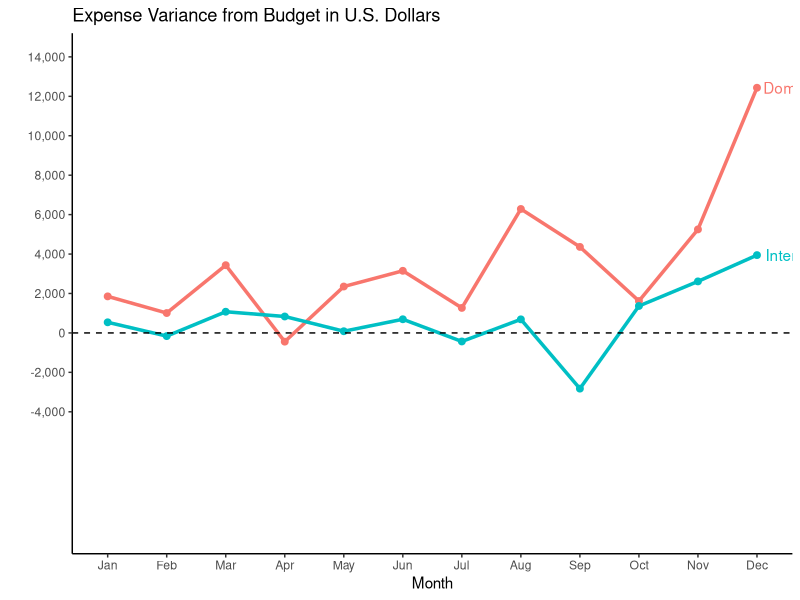
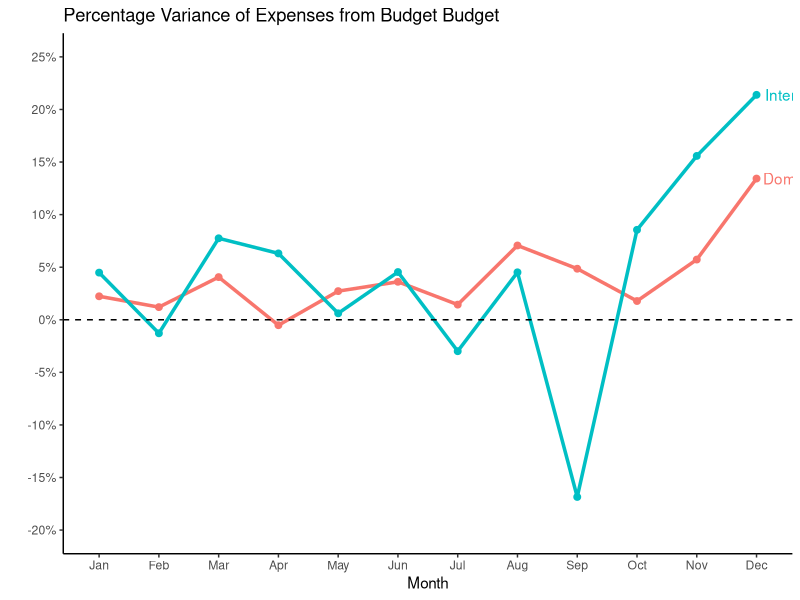

R code for these plots, in order:
## ---- chunk 1
knitr::opts_chunk$set(echo = TRUE)   # Changed global markdown options to echo = TRUE
library(tidyverse)
## ---- chunk 2
# Data wrangling
tax <- tribble(
  ~ Country,     ~ `1970`, ~ `1979`,
  "Sweden",          46.9,     57.4,
  "Netherlands",     44.0,     55.8,
  "Norway",          43.5,     52.2,
  "Britain",         40.7,     39.0,
  "France",          39.0,     43.4,
  "Germany",         37.5,     42.9,
  "Belgium",         35.2,     43.2,
  "Canada",          34.9,     35.8,
  "Finland",         34.9,     38.2,
  "Italy",           30.4,     35.7,
  "United States",   30.3,     32.5,
  "Greece",          26.8,     30.6,
  "Switzerland",     26.5,     33.2,
  "Spain",           22.5,     27.1,
  "Japan",           20.7,     26.6
)


# Graphing


## ---- chunk 3
# Data wrangling
volcano_tbl <- as_tibble(volcano)

colnames(volcano_tbl) <- 1:ncol(volcano) 
volcano_tbl$row <- 1:nrow(volcano_tbl)

# Graphing

## ---- chunk 4
# use the scales package
library(scales)

# Data wrangling
budget <- tribble(
  ~ Expenses,             ~ Jan, ~ Feb, ~ Mar, ~ Apr, ~ May, ~ Jun, ~ Jul, ~ Aug, ~ Sep, ~ Oct, ~ Nov, ~ Dec,
  "Domestic Actual",      84853, 84838, 88103, 85072, 88723, 90384, 89374, 95273, 94239, 92394, 96934, 105034,
  "Domestic Budget",      83000, 83830, 84668, 85515, 86370, 87234, 88106, 88987, 89877, 90776, 91684, 92600,
  "International Actual", 12538, 12438, 14934, 14033, 13945, 15938, 14086, 15934, 13945, 17338, 19384, 22394,
  "International Budget", 12000, 12600, 13860, 13200, 13860, 15246, 14520, 15246, 16771, 15972, 16771, 18448
)

months <- paste(names(budget)[2:13])             # make vector of months

df.budget.graph <- budget |> 
  pivot_longer(cols      = months,               # widen data to consolidate months
               names_to  = "Month", 
               values_to = "Budget") |> 
  separate(Expenses,                             # separate Expenses based on space
           into = c("Nationality", "Spending"),
           sep  = " ") |> 
  pivot_wider(names_from   = Spending,           # widen to position budget amounts
              values_from  = Budget) |> 
  mutate(Variance          = Actual - Budget,    # calculate needed values
         Percent_deviation = (Variance/Budget), # modified this so we could display the % sign easily in the graph
         Month             = factor(Month,       # factor month for easy graphing
                                    levels = months)) 

# Graphing
# Replication of Figure 9.8
ggplot(df.budget.graph, aes(x = Month, y = Variance, color = Nationality, group = Nationality)) +
  geom_line(size = 1.2) +
  geom_point(size = 2) +
  scale_y_continuous(breaks = seq(-4000, 14000, by = 2000),
  limits = c(-10000, 14000), # added the y range we wanted with addition of limits
  labels = comma # from the scales package
  ) +
  geom_text(
    data = subset(df.budget.graph, Month == "Dec"),
    aes(label = Nationality),
    hjust = -0.1,
    show.legend = FALSE
  ) +
  geom_hline(
    yintercept = 0,  # the horizontal line at y = 0
    linetype = "dashed",  # dashed line style (optional)
    # color = "black",  # line color (optional)
    # size = 1  # line thickness (optional)
  ) +
  labs(
    title = "Expense Variance from Budget in U.S. Dollars",
    x = "Month",
    y = "",
    color = "Nationality"
  ) +
  theme_classic() +
  theme(legend.position = "none")
  # Question for group: how might we add in space after December to display the labels?

# Replication of Figure 9.9
ggplot(df.budget.graph, aes(x = Month, y = Percent_deviation, color = Nationality, group = Nationality)) +
  geom_line(size = 1.2) +
  geom_point(size = 2) +
  # xlim(NA, Dec) - attempting to use xlim to add more white space to the x axis
  scale_y_continuous(
    breaks = seq(-0.20, 0.25, by = 0.05), # numeric breaks
    limits = c(-0.20, 0.25), # added the y range we wanted with addition of limits
    labels = scales::percent # numbers to percentages
  ) +
  geom_text(
    data = subset(df.budget.graph, Month == "Dec"),
    aes(label = Nationality),
    hjust = -0.1,
    show.legend = FALSE
  ) +
  geom_hline(
    yintercept = 0,  # the horizontal line at y = 0
    linetype = "dashed",  # dashed line style (optional)
    # color = "black",  # line color (optional)
    # size = 1  # line thickness (optional)
  ) +
  labs(
    title = "Percentage Variance of Expenses from Budget Budget",
    x = "Month",
    y = "",
    color = "Nationality"
  ) +
  theme_classic() +
  theme(legend.position = "none")
  # theme(plot.margin = unit(c(0, 5, 0, 0), "cm")) # added margins to view labels - this didn't work but we left it in
